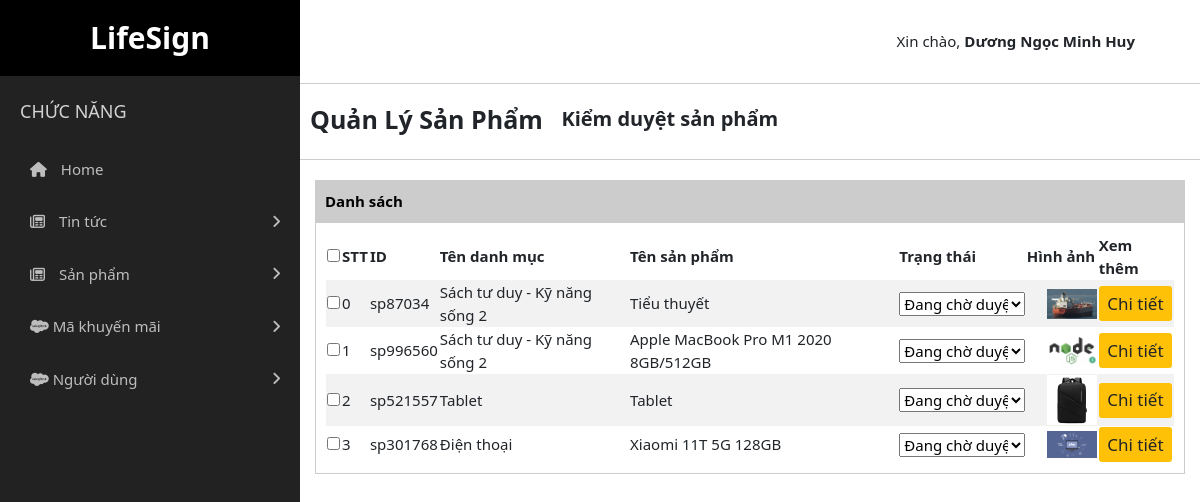
Page /admin.php?c=san_pham&a=kd_san_pham (signed in) on the committed database.
### tables this page shows
CREATE TABLE `san_pham` (
  `id_sanpham` varchar(11) NOT NULL,
  `id_dm_sp` int(11) NOT NULL,
  `ten_dang_nhap` varchar(255) NOT NULL,
  `tieu_de` varchar(255) NOT NULL,
  `noi_dung` text NOT NULL,
  `img` varchar(255) NOT NULL,
  `gia_goc` float NOT NULL,
  `gia_giam` float DEFAULT NULL,
  `ngay_dang` datetime NOT NULL,
  `danh_gia` float NOT NULL,
  `trang_thai` tinyint(1) NOT NULL,
  `so_luong` int(11) NOT NULL
);

CREATE TABLE `danhmuc_sp` (
  `Id_dm_sp` int(11) NOT NULL,
  `tieu_de` varchar(255) NOT NULL,
  `noi_dung` text NOT NULL,
  `img` varchar(255) NOT NULL
);

### admin/controller/san_phamController.php (called while the page is built, shortened)
<?php
class san_phamController
{
    private $san_phamModel;
    function __construct()
    {
        $this->san_phamModel = model('san_phamModel');
    }
    public function kd_san_pham(){
        $list_sp = $this->san_phamModel->get_san_pham_kd();
        view('san_pham/kd_san_phamView', 'admin', [
            'list_sp' => $list_sp
        ]);
    }
}

### core/router.php (called while the page is built, shortened)
<?php
function routerAdmin($controller, $action){
    $controllerObj = new $controller();
    $controllerObj->{$action}();
}

### core/DB.php (called while the page is built, shortened)
<?php
class DB
{
    public $con;
    private $severName = 'localhost';
    private $databaseName = 'duan1_nhom3';
    private $userName = 'root';
    private $password = '';
    function __construct()
    {
        $this->con = new mysqli($this->severName, $this->userName, $this->password, $this->databaseName);
    }
    public function getData($sql)
    {
        $datas = $this->con->query($sql);
        return $data = $datas->fetch_all();
    }
}

### model/san_phamModel.php (called while the page is built, shortened)
<?php
class san_phamModel extends DB
{
    function get_san_pham_kd()
    {
        $sql = "SELECT * FROM san_pham sp JOIN danhmuc_sp dm ON sp.id_dm_sp=dm.id_dm_sp
                WHERE trang_thai = 0 order by ngay_dang DESC";
        return $this->getData($sql);
    }
}

### admin/view/san_pham/kd_san_phamView.php (the view, shortened to what this page needs)
<div class="listNew">
    <div class="listNew__header">
        <div class="chucNang__header-khung">
            <h3 class="chucNang__header-h3">
                Quản Lý Sản Phẩm
            </h3>
            <div class="chucNang__header-kCn">
                <h4 class="chucNang__header-h4">Kiểm duyệt sản phẩm</h4>
            </div>
        </div>
    </div>
    <div class="listNew__main">
        <div class="listSP__item">
            <button class="listNew__btn" type="button">Danh sách</button>
            <div class="listNew__khung">
                <table class="table-striped" width="100%">
                    <thead>
                        <tr>
                            <th>
                                <input type="checkbox" name="" id="">
                            </th>
                            <th>STT</th>
                            <th>ID</th>
                            <th>Tên danh mục</th>
                            <th>Tên sản phẩm</th>
                            <th>Trạng thái</th>
                            <th>Hình ảnh</th>
                            <th>Xem thêm</th>
                        </tr>
                    </thead>
                    <tbody>
                        <?php
                        foreach ($data['list_sp'] as $key => $value) {
                            echo '
                                <tr>
                                    <td>
                                        <input type="checkbox" name="" id="">
                                    </td>
                                    <td>' . $key++ . '</td>
                                    <td class="id_sp">' . $value[0] . '</td>
                                    <td>' . $value[13] . '</td>
                                    <td>' . $value[3] . '</td>
                                    <td> ';
                         ?>
                                    <select name="" class="tinh-trang-sp" id="" style="width: 100%; font-size: 15px;">
                                        <option <?php if ($value[10] == 0) echo 'selected' ?> value="0">Đang chờ duyệt</option>
                                    </select>
                                    <?php
                                        echo '
                                    </td>
                                    <td class="td-img">
                                        <img src="' . URL_PUBLIC . 'site/img/' . $value[5] . '"/>
                                    </td>
                                    <td>
                                    <a href="../?c=chitiet&a=index&id=' . $value[0] . '" target="_blank" class="btn btn-warning">Chi tiết</a>
                                    </td>
                                </tr>
                                ';
                        }
                        ?>
                    </tbody>
                </table>
            </div>
        </div>
    </div>
</div>

### public/admin/css/style.css (style rules this page uses)
* { box-sizing: border-box; }
html { font-size: 62.5%; }
body { font-size: 1.5rem; font-family: 'Segoe UI', Tahoma, Geneva, Verdana, sans-serif; font-weight: 400; max-width: 100%; }
div { width: 100%; }
a { text-decoration: none; }
.listNew__header { border-bottom: 1px solid #ccc; padding: 2rem 1rem; }
.chucNang__header-khung { display: flex; align-items: center; }
.chucNang__header-h3 { width: 40%; font-size: 2.5rem; font-weight: 700; }
.chucNang__header-h4 { font-size: 2rem; font-weight: 600; }
.listNew__main { display: flex; align-items: flex-start; }
.listSP__item { max-width: 100%; flex: 0 0 100%; margin-top: 2rem; padding: 0 1.5rem; margin-bottom: 2rem; }
.listNew__btn { border: none; background-color: #ccc; outline: none; padding: 1rem; text-align: left; width: 100%; font-weight: 600; transition: .2s all linear; }
.listNew__khung { padding: 1rem; border: 1px solid #ccc; overflow: hidden; display: block; }
.listNew__khung input, .listNew__khung textarea, .listNew__khung button { font-size: large; }

### admin/view/san_pham/kd_san_phamView.php (style rules this page uses)
.td-img>img { width: 50px; height: auto; margin: 0 auto; margin-left: 20px; }
.btn-warning { font-size: 17px; }

### rows in the picture
san_pham: id_sanpham "sp87034", id_dm_sp.tieu_de "Sách tư duy - Kỹ năng sống 2", tieu_de "Tiểu thuyết", trang_thai "Đang chờ duyệt", img (picture)
san_pham: id_sanpham "sp996560", id_dm_sp.tieu_de "Sách tư duy - Kỹ năng sống 2", tieu_de "Apple MacBook Pro M1 2020 8GB/512GB", trang_thai "Đang chờ duyệt", img (picture)
san_pham: id_sanpham "sp521557", id_dm_sp.tieu_de "Tablet", tieu_de "Tablet", trang_thai "Đang chờ duyệt", img (picture)
san_pham: id_sanpham "sp301768", id_dm_sp.tieu_de "Điện thoại", tieu_de "Xiaomi 11T 5G 128GB", trang_thai "Đang chờ duyệt", img (picture)

### other values in the picture
$_SESSION['login'][2] "Dương Ngọc Minh Huy"
